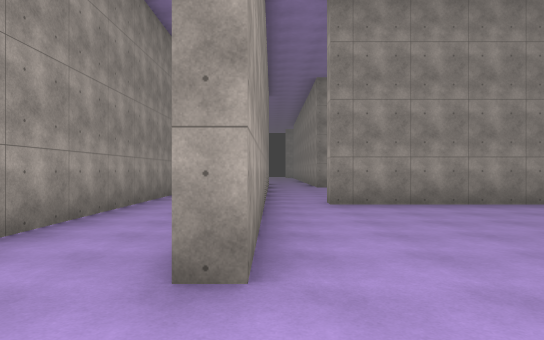
View 1 (above)

24 first-person views from a walk through a Unity game level. The camera is 1.5 m above the floor, looks level and sees 75° across. The floor is counted in squares, 2 m on a side. Each view is taken from the middle of a square. On the plan, view 1 faces up. The plan holds only what a view shows up to about 11 squares ahead; the rest is blank. The place goes on beyond the plan. The player character is not drawn. Some animated figures are left out. Some surface patterns are stand-ins.

View 2
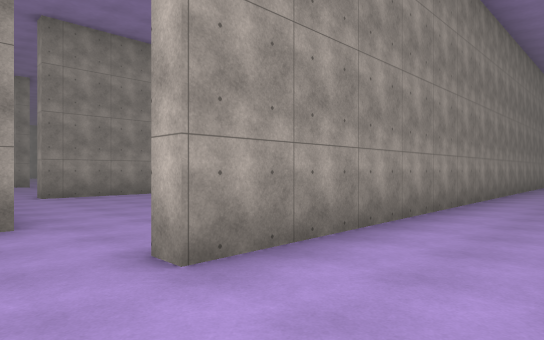

View 3
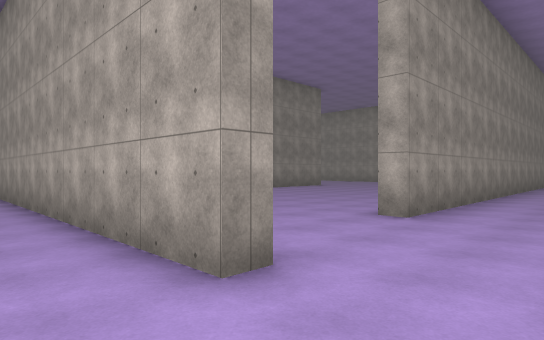

View 4
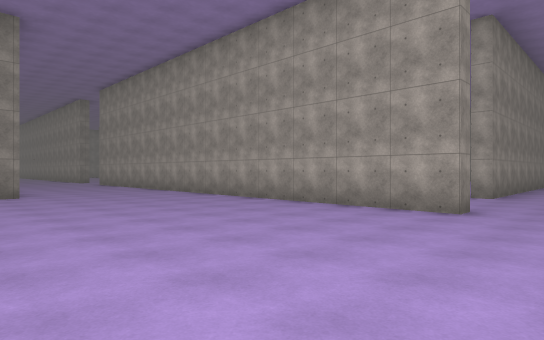

View 5
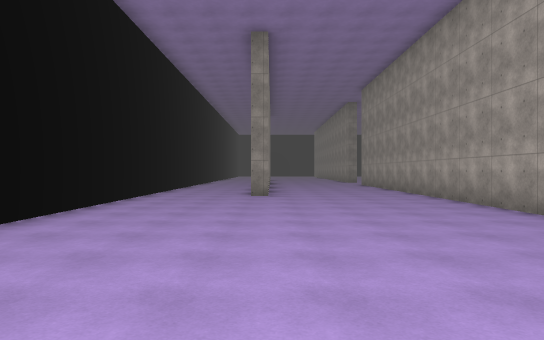

View 6
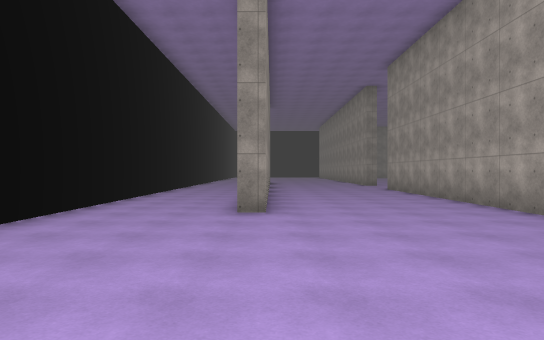

View 7
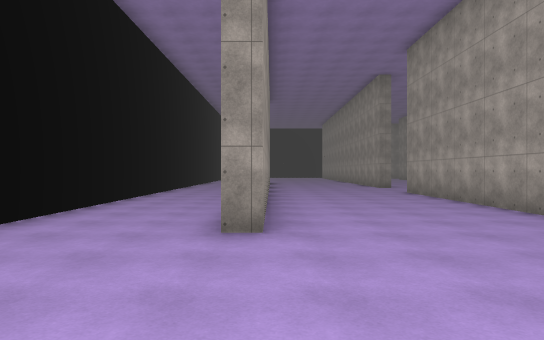

View 8
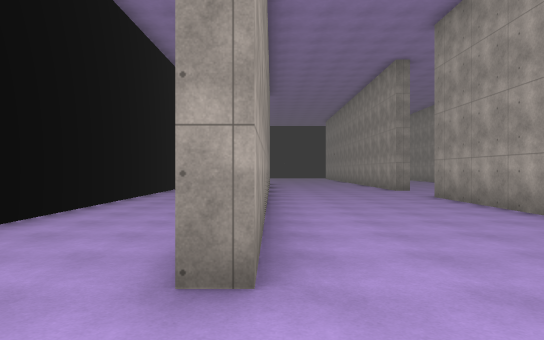

View 9
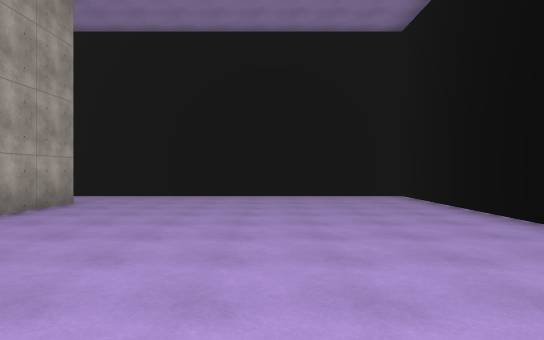

View 10
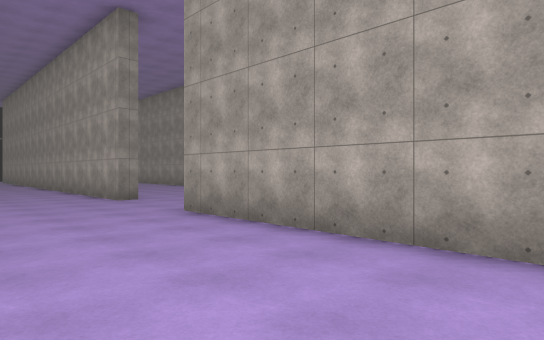

View 11
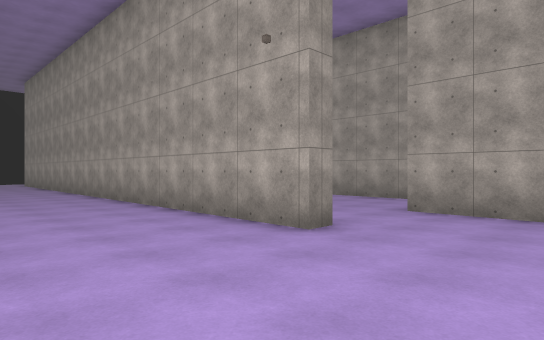

View 12
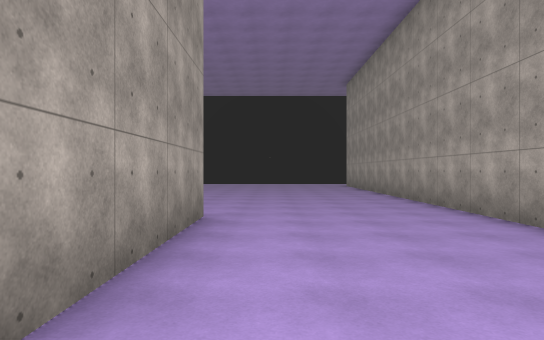

View 13
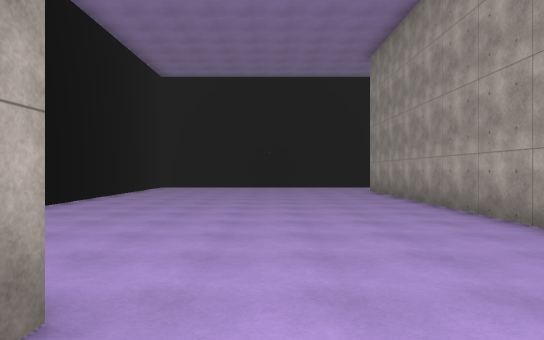

View 14
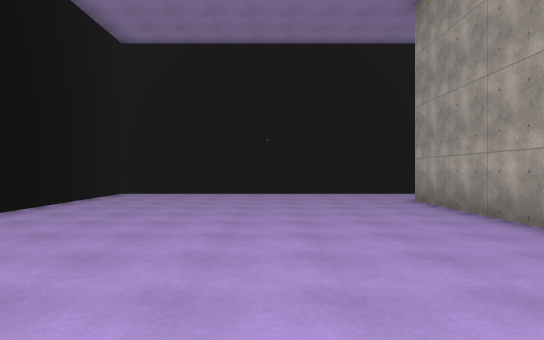

View 15
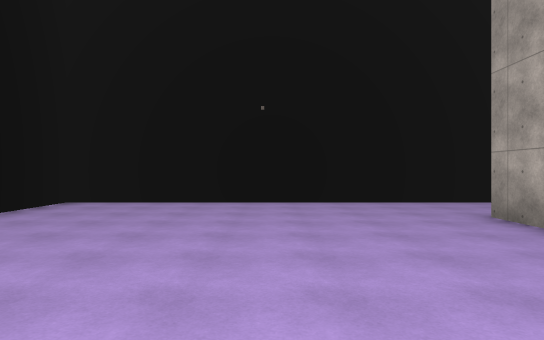

View 16
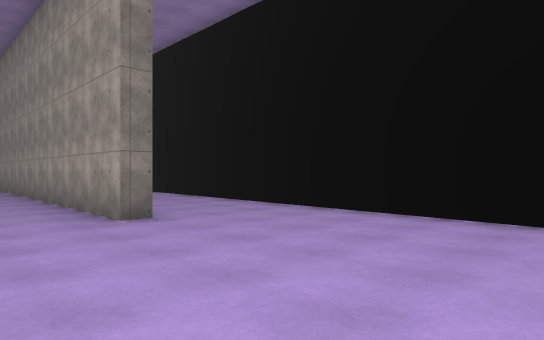

View 17
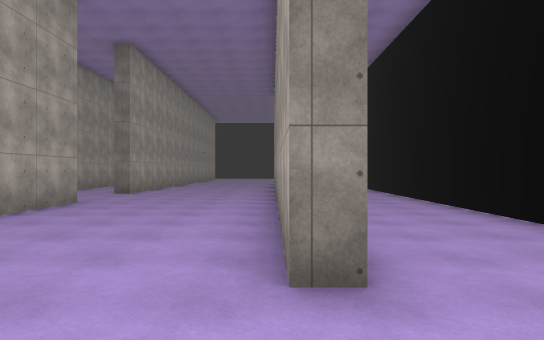

View 18
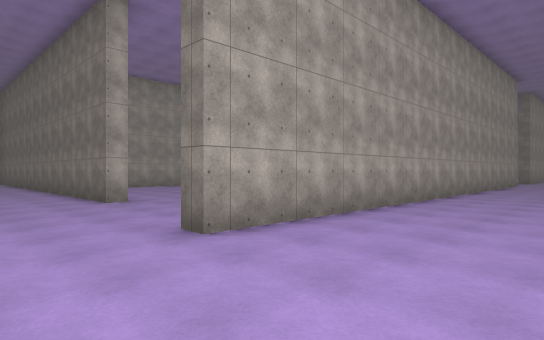

View 19
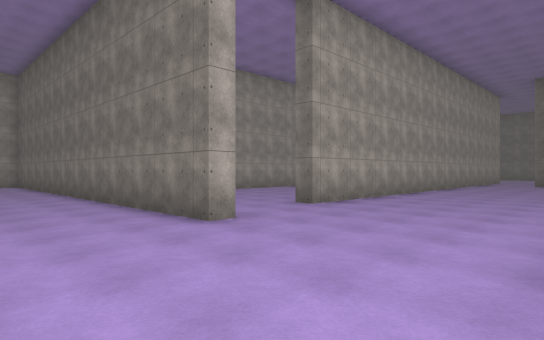

View 20
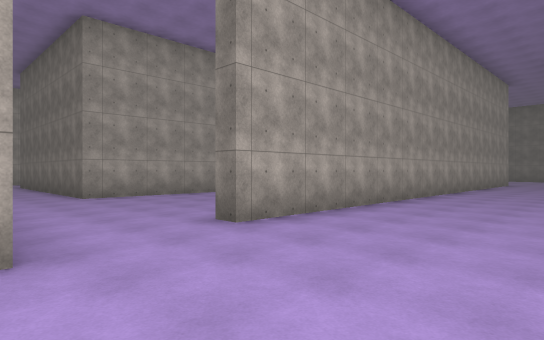

View 21
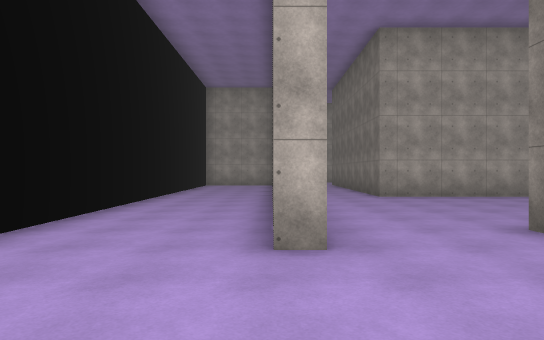

View 22
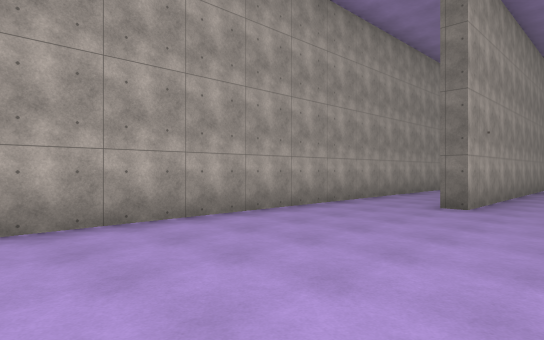

View 23
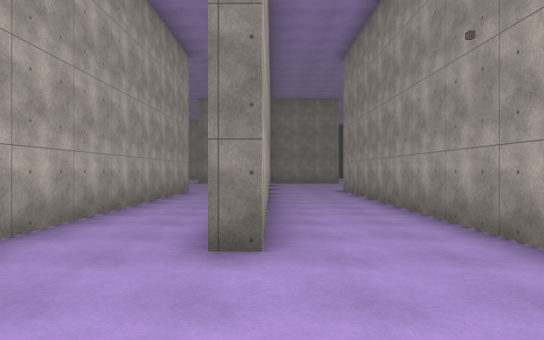

View 24
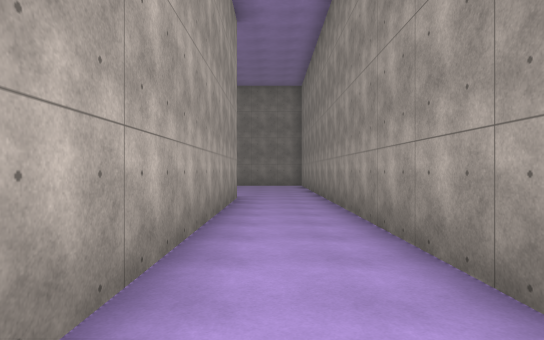

### Floor plan
Points are (right, up) in squares from view 1. A wall is a line through its corners. A room is listed if a view was taken in it or the views show most of it. See-through windows are left out.
Room 1 (views 1, 2)
walls: (12.1, -0.6) (0.4, -0.6) (0.4, 0); (-3, -1) (-3.5, -1); (-3.5, -3.2) (-2.3, -3.2)
ways out: opening at (-3, -2.5) to room 2; opening at (-1.5, 2) to room 2; opening at (0.5, 1.5)
Room 2 (views 3, 4, 5, 6, 7, 8, 9, 10, 11, 12, 13, 14, 15, 16, 17, 18, 19, 20, 21, 22, 23, 24)
walls: (-3, 18.8) (-3.5, 18.8) (-3.5, 35.6) (-3, 35.6); (1.9, 19.9) (1.9, 31.8) (2.5, 31.8); (-0.7, 16.8) (-0.7, 18.9); (2.4, 24.8) (2.4, 17); (5.1, 18.5) (5.1, 24.7) (5.6, 24.7); (-8.6, 24.7) (-8.1, 24.7) (-8.1, 16.1); (5.6, 23.2) (5.6, 15.6); (-8.1, 14.2) (-8.1, 8.2) (-8.6, 8.2); (-3, 10.6) (-3, 3.9); (7.9, 15.6) (7.9, 32); (1.3, 34.4) (1.3, 35) (9.6, 35); (-1.9, 38.2) (-11.7, 38.2) (-11.7, -3.2) (-3.5, -3.2); (9, 38.2) (2.5, 38.2); (-3.5, -1) (-3.5, 15.9)
ways out: opening at (-3, -2.5) to room 1; opening at (-1.5, 2) to room 1; opening at (6.5, 15); opening at (7.5, 33.5)

Where each view was taken, in squares from view 1:
view 1: 0 up, 0 right, facing up
view 2: 3 down, 1 left, facing up-right
view 3: 3 down, 5 left, facing up-right
view 4: 3 down, 10 left, facing up-right
view 5: 2 down, 8 left, facing up
view 6: 2 up, 8 left, facing up
view 7: 4 up, 8 left, facing up
view 8: 6 up, 8 left, facing up
view 9: 7 up, 8 left, facing down
view 10: 10 up, 7 left, facing up-right
view 11: 16 up, 7 left, facing up-right
view 12: 19 up, 7 left, facing up
view 13: 23 up, 7 left, facing up
view 14: 27 up, 7 left, facing up
view 15: 30 up, 7 left, facing up
view 16: 30 up, 6 left, facing down-left
view 17: 27 up, 8 left, facing down
view 18: 38 up, 7 left, facing down-right
view 19: 38 up, 3 left, facing down-right
view 20: 35 up, 2 left, facing down-right
view 21: 35 up, 2 left, facing right
view 22: 32 up, 3 right, facing down-right
view 23: 28 up, 5 right, facing down
view 24: 25 up, 7 right, facing down
